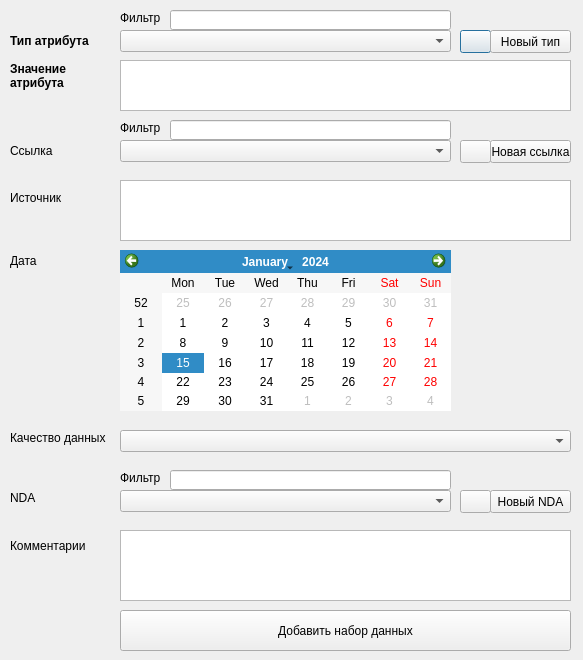
<?xml version="1.0" encoding="UTF-8"?>
<ui version="4.0">
 <class>AddWellAttrDialog</class>
 <widget class="QDialog" name="AddWellAttrDialog">
  <property name="geometry">
   <rect>
    <x>0</x>
    <y>0</y>
    <width>583</width>
    <height>660</height>
   </rect>
  </property>
  <property name="windowTitle">
   <string>Dialog</string>
  </property>
  <widget class="QLabel" name="wellAttrTypeLabel">
   <property name="geometry">
    <rect>
     <x>10</x>
     <y>30</y>
     <width>111</width>
     <height>21</height>
    </rect>
   </property>
   <property name="font">
    <font>
     <weight>75</weight>
     <bold>true</bold>
    </font>
   </property>
   <property name="text">
    <string>Тип атрибута</string>
   </property>
  </widget>
  <widget class="QComboBox" name="wellAttrTypeComboBox">
   <property name="geometry">
    <rect>
     <x>120</x>
     <y>30</y>
     <width>331</width>
     <height>22</height>
    </rect>
   </property>
  </widget>
  <widget class="QLabel" name="wellAttrTypeFilterLabel">
   <property name="geometry">
    <rect>
     <x>120</x>
     <y>10</y>
     <width>47</width>
     <height>16</height>
    </rect>
   </property>
   <property name="text">
    <string>Фильтр</string>
   </property>
  </widget>
  <widget class="QLineEdit" name="wellAttrTypeFilterLineEdit">
   <property name="geometry">
    <rect>
     <x>170</x>
     <y>10</y>
     <width>281</width>
     <height>20</height>
    </rect>
   </property>
  </widget>
  <widget class="QLabel" name="wellAttrValueLabel">
   <property name="geometry">
    <rect>
     <x>10</x>
     <y>60</y>
     <width>101</width>
     <height>31</height>
    </rect>
   </property>
   <property name="font">
    <font>
     <weight>75</weight>
     <bold>true</bold>
    </font>
   </property>
   <property name="text">
    <string>Значение
атрибута</string>
   </property>
  </widget>
  <widget class="QPushButton" name="wellAttrRefreshAttrTypesButton">
   <property name="geometry">
    <rect>
     <x>460</x>
     <y>30</y>
     <width>31</width>
     <height>23</height>
    </rect>
   </property>
   <property name="text">
    <string/>
   </property>
  </widget>
  <widget class="QPushButton" name="wellAttrNewAttrTypeButton">
   <property name="geometry">
    <rect>
     <x>490</x>
     <y>30</y>
     <width>81</width>
     <height>23</height>
    </rect>
   </property>
   <property name="text">
    <string>Новый тип</string>
   </property>
  </widget>
  <widget class="QPlainTextEdit" name="wellAttrValuePlainTextEdit">
   <property name="geometry">
    <rect>
     <x>120</x>
     <y>60</y>
     <width>451</width>
     <height>51</height>
    </rect>
   </property>
  </widget>
  <widget class="QLabel" name="wellAttrLinkLabel">
   <property name="geometry">
    <rect>
     <x>10</x>
     <y>140</y>
     <width>101</width>
     <height>21</height>
    </rect>
   </property>
   <property name="font">
    <font>
     <weight>50</weight>
     <bold>false</bold>
    </font>
   </property>
   <property name="text">
    <string>Ссылка</string>
   </property>
  </widget>
  <widget class="QLabel" name="wellAttrLinkFilter">
   <property name="geometry">
    <rect>
     <x>120</x>
     <y>120</y>
     <width>47</width>
     <height>16</height>
    </rect>
   </property>
   <property name="text">
    <string>Фильтр</string>
   </property>
  </widget>
  <widget class="QLineEdit" name="wellAttrLinkLineEdit">
   <property name="geometry">
    <rect>
     <x>170</x>
     <y>120</y>
     <width>281</width>
     <height>20</height>
    </rect>
   </property>
  </widget>
  <widget class="QComboBox" name="wellAttrLinkComboBox">
   <property name="geometry">
    <rect>
     <x>120</x>
     <y>140</y>
     <width>331</width>
     <height>22</height>
    </rect>
   </property>
  </widget>
  <widget class="QPushButton" name="wellAttrRefreshLinksButton">
   <property name="geometry">
    <rect>
     <x>460</x>
     <y>140</y>
     <width>31</width>
     <height>23</height>
    </rect>
   </property>
   <property name="text">
    <string/>
   </property>
  </widget>
  <widget class="QPushButton" name="wellAttrNewLinkButton">
   <property name="geometry">
    <rect>
     <x>490</x>
     <y>140</y>
     <width>81</width>
     <height>23</height>
    </rect>
   </property>
   <property name="text">
    <string>Новая ссылка</string>
   </property>
  </widget>
  <widget class="QLabel" name="wellAttrCommentsLabel">
   <property name="geometry">
    <rect>
     <x>10</x>
     <y>530</y>
     <width>101</width>
     <height>31</height>
    </rect>
   </property>
   <property name="text">
    <string>Комментарии</string>
   </property>
  </widget>
  <widget class="QPlainTextEdit" name="wellAttrCommentsPlainTextEdit">
   <property name="geometry">
    <rect>
     <x>120</x>
     <y>530</y>
     <width>451</width>
     <height>71</height>
    </rect>
   </property>
  </widget>
  <widget class="QLabel" name="wellAttrSourceLabel">
   <property name="geometry">
    <rect>
     <x>10</x>
     <y>190</y>
     <width>101</width>
     <height>16</height>
    </rect>
   </property>
   <property name="text">
    <string>Источник</string>
   </property>
  </widget>
  <widget class="QPlainTextEdit" name="wellAttrSourcePlainTextEdit">
   <property name="geometry">
    <rect>
     <x>120</x>
     <y>180</y>
     <width>451</width>
     <height>61</height>
    </rect>
   </property>
  </widget>
  <widget class="QLabel" name="wellAttrDateLabel">
   <property name="geometry">
    <rect>
     <x>10</x>
     <y>250</y>
     <width>101</width>
     <height>21</height>
    </rect>
   </property>
   <property name="text">
    <string>Дата</string>
   </property>
  </widget>
  <widget class="QCalendarWidget" name="wellAttrDateCalendarWidget">
   <property name="geometry">
    <rect>
     <x>120</x>
     <y>250</y>
     <width>331</width>
     <height>161</height>
    </rect>
   </property>
  </widget>
  <widget class="QLabel" name="wellAttrDataQualityLabel">
   <property name="geometry">
    <rect>
     <x>10</x>
     <y>430</y>
     <width>101</width>
     <height>16</height>
    </rect>
   </property>
   <property name="text">
    <string>Качество данных</string>
   </property>
  </widget>
  <widget class="QComboBox" name="wellAttrDataQualityComboBox">
   <property name="geometry">
    <rect>
     <x>120</x>
     <y>430</y>
     <width>451</width>
     <height>22</height>
    </rect>
   </property>
  </widget>
  <widget class="QLabel" name="wellAttrNdaLabel">
   <property name="geometry">
    <rect>
     <x>10</x>
     <y>490</y>
     <width>101</width>
     <height>16</height>
    </rect>
   </property>
   <property name="text">
    <string>NDA</string>
   </property>
  </widget>
  <widget class="QLabel" name="wellAttrNdaFilterLabel">
   <property name="geometry">
    <rect>
     <x>120</x>
     <y>470</y>
     <width>47</width>
     <height>16</height>
    </rect>
   </property>
   <property name="text">
    <string>Фильтр</string>
   </property>
  </widget>
  <widget class="QLineEdit" name="wellAttrNdaFilterLineEdit">
   <property name="geometry">
    <rect>
     <x>170</x>
     <y>470</y>
     <width>281</width>
     <height>20</height>
    </rect>
   </property>
  </widget>
  <widget class="QComboBox" name="wellAttrNdaComboBox">
   <property name="geometry">
    <rect>
     <x>120</x>
     <y>490</y>
     <width>331</width>
     <height>22</height>
    </rect>
   </property>
  </widget>
  <widget class="QPushButton" name="wellAttrRefreshNdaButton">
   <property name="geometry">
    <rect>
     <x>460</x>
     <y>490</y>
     <width>31</width>
     <height>23</height>
    </rect>
   </property>
   <property name="text">
    <string/>
   </property>
  </widget>
  <widget class="QPushButton" name="wellAttrNewNdaButton">
   <property name="geometry">
    <rect>
     <x>490</x>
     <y>490</y>
     <width>81</width>
     <height>23</height>
    </rect>
   </property>
   <property name="text">
    <string>Новый NDA</string>
   </property>
  </widget>
  <widget class="QPushButton" name="insertWellAttrButton">
   <property name="geometry">
    <rect>
     <x>120</x>
     <y>610</y>
     <width>451</width>
     <height>41</height>
    </rect>
   </property>
   <property name="text">
    <string>Добавить набор данных</string>
   </property>
  </widget>
 </widget>
 <resources/>
 <connections/>
</ui>
